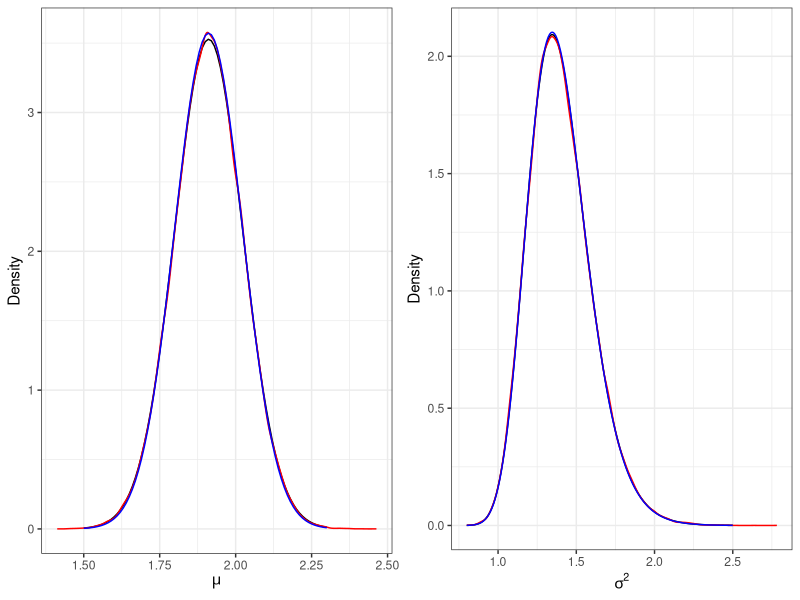

Write the R code that produced this figure.
library(ggplot2)
library(pscl)
library(gridExtra)
dent = function(x, mean, var, df, log = FALSE){
  front = gamma((df + 1)/ 2) / (gamma(1/2) * gamma(df/2))
  middle = (df * var)^(-1/2)
  end = (1 + 1/df * (x - mean)^2/var)^(-(df+1)/2)
  if(log){
    return(log(front) + log(middle) + log(end))
  } else {
    return(front*middle*end)
  }
}

set.seed(15)
mu = 2
sig2 = 1
T = 100
y = rnorm(T, mu, sig2)

gamma = 0
tau = 10
alpha = 1
beta = 1

mubar = (gamma*tau + T * mean(y)) / (tau + T)
vbarbar = T + 2*alpha
sbarsq = (2*beta + sum(y^2) + tau*gamma^2 - (tau + T)*mubar^2)/vbarbar

sigMC = 1/rgamma(100000, alpha + T/2, vbarbar*sbarsq/2)
muMC = rep(0, 10000)
for(i in 1:100000){
  muMC[i] = rnorm(1, (tau * gamma + T * mean(y))/(tau+T), sqrt(sigMC[i] / (tau + T)))
}

sigsup = seq(0.8, 2.5, 0.01)
musup = seq(1.5, 2.3, 0.01)

sigtrue = densigamma(sigsup, alpha + T/2, vbarbar*sbarsq/2)
mutrue = rep(0, length(musup))
for(i in 1:length(musup)){
  mutrue[i] = dent(musup[i], mubar, sbarsq/(T + tau) * vbarbar/(vbarbar-2), vbarbar)
}

tildegamma = (sum(y) + tau*gamma)/(tau + T)
tildealpha = alpha + (T+1)/2

tildes = matrix(0, ncol = 2, nrow = 10)
tildes[1,] = 1
for(i in 2:10){
  tildes[i, 1] = tildes[i-1, 2] / (tildealpha *(T + tau))
  tildes[i, 2] = beta + 1/2 * ((T + tau)*(tildegamma^2 + tildes[i, 1]) - 
                                 2 * tildegamma * (sum(y) + tau*gamma) + sum(y^2) + tau * gamma^2)
}

muvb = dnorm(musup, tildegamma, sqrt(tildes[10, 1]))
sigvb = densigamma(sigsup, tildealpha, tildes[10, 2])

p1 = ggplot() + geom_line(aes(musup, mutrue)) + geom_density(aes(muMC), colour = "red") + 
  geom_line(aes(musup, muvb), colour = "blue") + labs(x = expression(mu), y = "Density") + theme_bw()
p2 = ggplot() + geom_line(aes(sigsup, sigtrue)) + geom_density(aes(sigMC), colour = "red") + 
  geom_line(aes(sigsup, sigvb), colour = "blue") + labs(x = expression(sigma^2), y = "Density") + theme_bw()
grid.arrange(p1, p2, ncol = 2)
